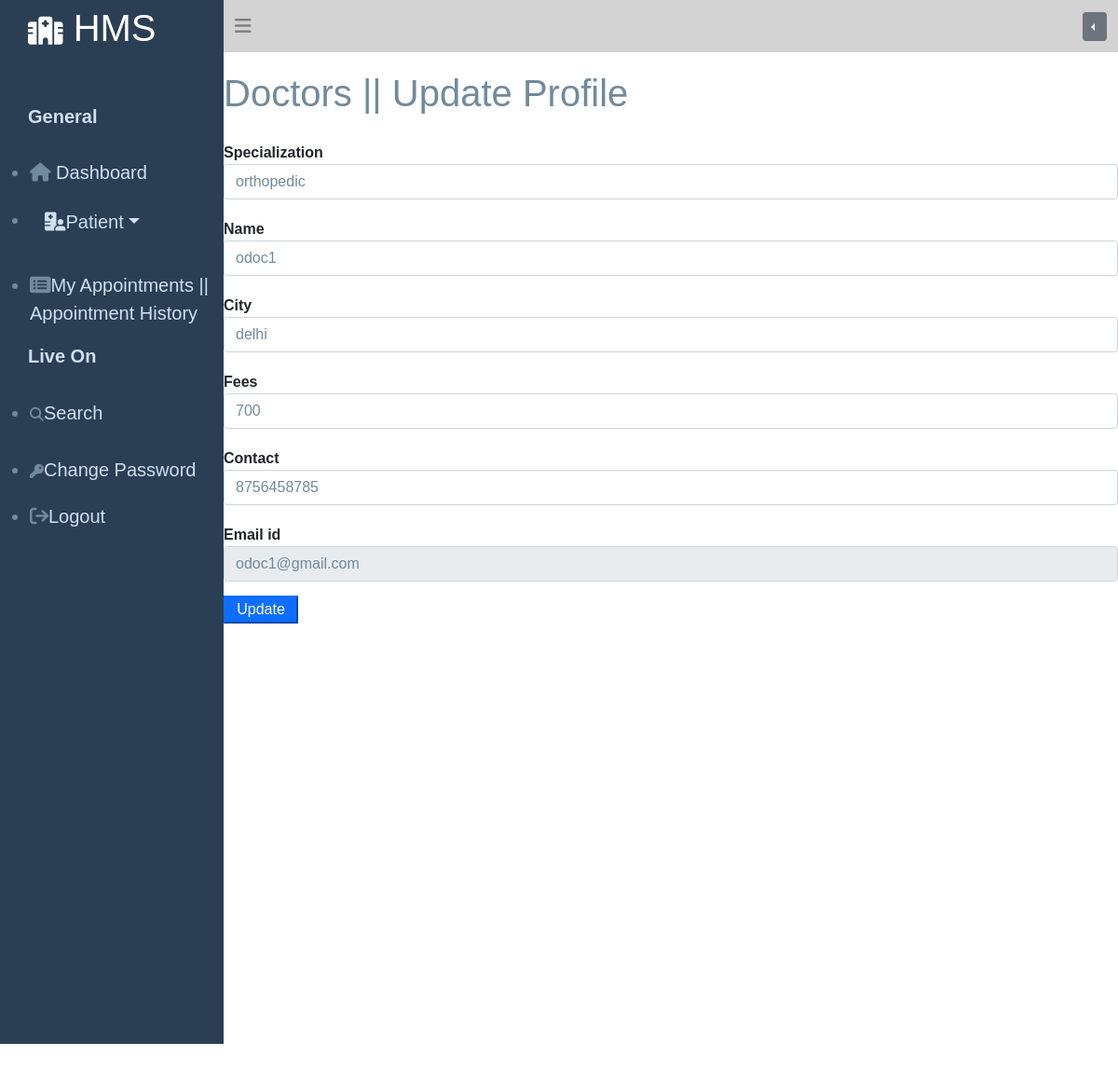
Screenshot of /doctors/update_profile.php (signed in) with the database file from the repository.
### tables this page shows
CREATE TABLE `doctors` (
  `id` int(11) NOT NULL,
  `specialization` varchar(20) NOT NULL,
  `doctor_name` varchar(50) NOT NULL,
  `address` varchar(50) NOT NULL,
  `doc_fees` bigint(6) NOT NULL,
  `contact` bigint(10) NOT NULL,
  `doc_email` varchar(30) NOT NULL,
  `doc_password` varchar(40) NOT NULL,
  `creation_date` timestamp(6) NOT NULL DEFAULT current_timestamp(6) ON UPDATE current_timestamp(6)
);

### logic.php (called while the page is built, shortened)
<?php
class mydb{
  function dbconct(){
      $this->host="127.0.0.1";
      $this->username="root";
      $this->password="";
      $this->dbname="hosp";
      $myconn=new mysqli($this->host,$this->username,$this->password,$this->dbname);
      return $myconn;
        }
  }
  class myselectquery1 extends mydb{
    public function slctdt1($table1,$condition1){
      $data1="SELECT * FROM $table1 WHERE $condition1";
      $slct_query1=$this->dbconct()->query($data1);
      if($slct_query1->num_rows>0){
        while($getrow=$slct_query1->fetch_assoc()){
          $getresult[]=$getrow;
        }
        return $getresult;
      }
    }
  }
?>

### doctors/update_profile.php (the view, shortened to what this page needs)
<!DOCTYPE html>
<html lang="en">
<head>
  <link rel="stylesheet" href="../style.css">
  <link rel="stylesheet" href="https://cdnjs.cloudflare.com/ajax/libs/font-awesome/6.6.0/css/all.min.css" />
  <link href="https://cdn.jsdelivr.net/npm/bootstrap@5.0.2/dist/css/bootstrap.min.css" rel="stylesheet">
</head>
<body>
<div class="sidebar">
  <?php
  include "../logic.php";
  include "sidebar.php";
   ?>
</div>
<div class="navb">
  <div class="bar">
<?php include "header.php"; ?>
</div>
<div class="data">
<h1 style="color:rgb(113,138,156); margin-top:20px;">Doctors || Update Profile</h1>
<div class="doc_update">
<?php
$email=$_SESSION['doc_email'];
$myobj=new myselectquery1();
$table1="doctors";
$condition1="doc_email='$email'";
$slct=$myobj->slctdt1($table1,$condition1);
if(isset($slct[0])){
  foreach($slct as $output){
    echo '
<input type="hidden" id="dc_email" value="'.$output['doc_email'].'" name="dc_email">
<label>Specialization</label>
<input type="text" class="form-control" name="doc_spcl" id="doc_spcl" value="'.$output['specialization'].'">
<label>Name</label>
<input type="text" class="form-control" name="doc_nam" id="doc_nam" value="'.$output['doctor_name'].'">
<label>City</label>
<input type="text" class="form-control" name="doc_addr" id="doc_addr" value="'.$output['address'].'">
<label>Fees</label>
<input type="text" class="form-control" name="doc_fes" id="doc_fes" value="'.$output['doc_fees'].'">
<label>Contact</label>
<input type="text" class="form-control" name="doc_cont" id="doc_cont" value="'.$output['contact'].'">
<label>Email id</label>
<input type="text" disabled class="form-control" name="doc_eml" id="doc_eml" value="'.$output['doc_email'].'">
<input type="submit" class="btn-o btn-primary" value="Update" onclick="docupdate()">
    ';
  }
}
?>
</div>
</div>
</div>
</body>
</html>

### style.css (style rules this page uses)
* { margin:0; padding:0; font-family: Arial, Helvetica, sans-serif; }
.sidebar { color:rgb(113, 138, 156); width:20%; height: 70rem; float:left; background-color:rgb(42, 63, 84); }
.navb { width:80%; height:60rem; float: left; }
.doc_update { width:100%; height: 700px; }
.doc_update label { font-weight: bold; margin-top:20px; }
.doc_update input { color:rgb(113, 138, 156); }
.doc_update input:nth-child(14) { color:white; margin-top:15px; width:80px; height: 30px; }

### rows the page displays
doctors: doc_spcl "orthopedic", doc_nam "odoc1", doc_addr "delhi", doc_fes "700", doc_cont "8756458785", doc_eml "odoc1@gmail.com"
